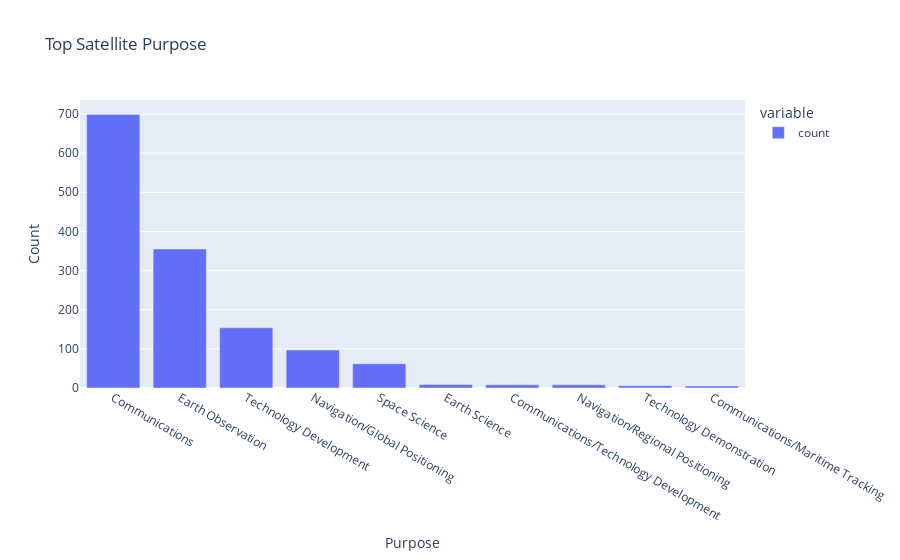

Notebook code for this chart:
### Code cell
# Purpose of Satellites in Space

purpose_counts = df['Purpose'].value_counts().head(10)
px.bar(
    purpose_counts,
    title="Top Satellite Purpose",
    labels={'value':'Count','Index':'Purpose'}
).show()

### Figure 1 — Plotly figure (JSON) as saved in the notebook; plotly's stock layout.template omitted (floating-point values rounded to 4 significant figures)
{"data": [{"alignmentgroup": "True", "hovertemplate": "variable=count<br>Purpose=%{x}<br>Count=%{y}<extra></extra>", "legendgroup": "count", "marker": {"color": "#636efa", "pattern": {"shape": ""}}, "name": "count", "offsetgroup": "count", "orientation": "v", "showlegend": true, "textposition": "auto", "type": "bar", "x": ["Communications", "Earth Observation", "Technology Development", "Navigation/Global Positioning", "Space Science", "Earth Science", "Communications/Technology Development", "Navigation/Regional Positioning", "Technology Demonstration", "Communications/Maritime Tracking"], "xaxis": "x", "y": [699, 355, 154, 97, 62, 9, 8, 8, 6, 5], "yaxis": "y"}], "layout": {"barmode": "relative", "legend": {"title": {"text": "variable"}, "tracegroupgap": 0}, "title": {"text": "Top Satellite Purpose"}, "xaxis": {"anchor": "y", "domain": [0, 1], "title": {"text": "Purpose"}}, "yaxis": {"anchor": "x", "domain": [0, 1], "title": {"text": "Count"}}}}
